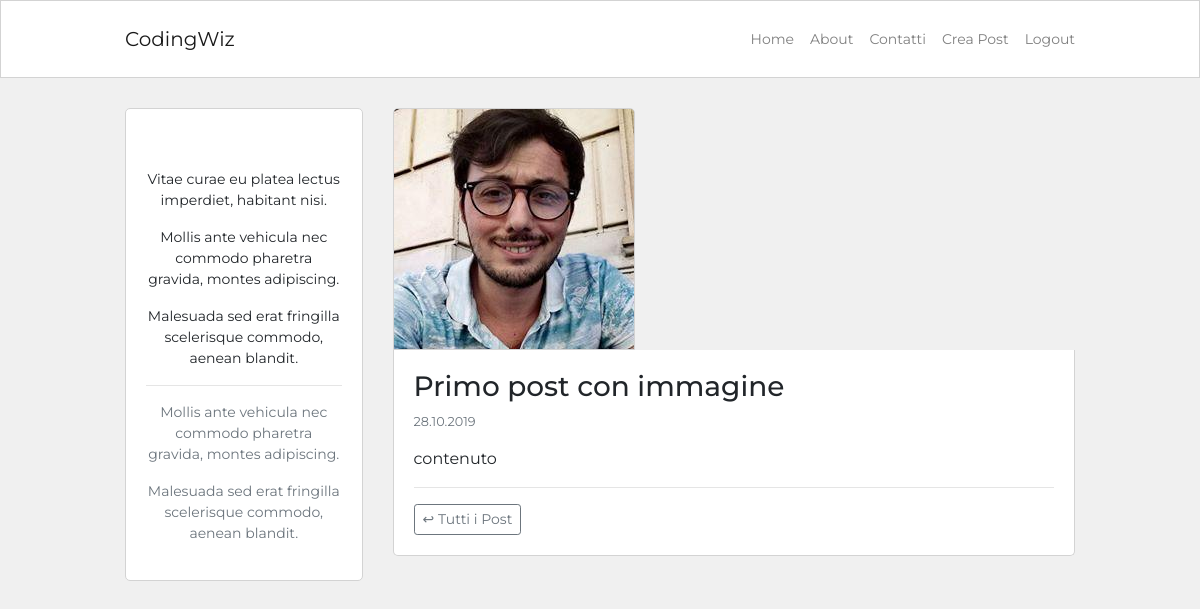
The page /posts/primo-post-con-immagine-hbll8i (signed in) on the database its author committed.
### blog/models.py (models this page shows, shortened)
class Post(db.Model):
    id = db.Column(db.Integer, primary_key=True)
    user_id = db.Column(db.Integer, db.ForeignKey('user.id'), nullable=False)
    created_at = db.Column(db.DateTime, default=datetime.now)
    title = db.Column(db.String(120), nullable=False)
    description = db.Column(db.String(240))
    body = db.Column(db.Text(), nullable=False)
    slug = db.Column(db.String(250))
    image = db.Column(db.String(120))

### blog/routes.py (the view)
@app.route("/posts/<string:post_slug>")
def post_detail(post_slug):
    post_instance = Post.query.filter_by(slug=post_slug).first_or_404()
    return render_template("post_detail.html", post=post_instance)

### blog/models.py (called while the page is built)
@login_manager.user_loader
def load_user(id):
    return User.query.get(int(id))

### blog/templates/post_detail.html (shortened to what this page needs)
{% extends 'base.html' %}
{% block content %}
<div class="container content-container">
    <div class="row no-gutters">
        <div class="col-md-9 order-md-2">
            {% if post.image %}
            <div class="post-image-block">
                <img class="img-fluid post-image" src="{{ url_for('static', filename='img/posts/' + post.image) }}" alt="">
            </div>
            <div class="post-page-block no-border-top">
            {% else %}
            <div class="post-page-block">
            {% endif %}
                <h3>{{ post.title }}</h3>
                <p class="p-small-two text-muted">
                    {{ post.created_at.strftime('%d.%m.%Y') }}
                </p>
                <p>{{ post.body|markdown }}</p>
                <hr>
                <a class="btn btn-sm btn-outline-secondary" href="{{ url_for('homepage') }}">↩ Tutti i Post</a>
            </div>
        </div>
        <div class="col-md-3 order-md-1">
            {% include 'about_me_snippet.html' %}
        </div>
    </div>
</div>
{% endblock %}

### blog/static/blog.css (style rules this page uses)
html, body { font-family: 'Montserrat', sans-serif; background-color: #f0f0f0; }
.content-container { max-width: 950px; margin-top: 30px; margin-bottom: 30px; padding: 0px; }
.post-page-block { background-color: #fff; border: 1px solid #d3d3d3; border-radius: 5px; padding: 20px; margin-bottom: 30px; }
.no-border-top { border-top: 0; border-top-left-radius: 0; border-top-right-radius: 0; }
.post-image { border: 1px solid #d3d3d3; border-top-left-radius: 5px; border-top-right-radius: 5px; }
.p-small-two { font-size: 0.800rem; }
@media (min-width: 768px) { .post-page-block { margin-left: 30px; } }
@media (min-width: 768px) { .post-image-block { margin-left: 30px; } }

### rows shown on the page
Post: image (picture), title "Primo post con immagine", created_at "28.10.2019", body "contenuto"
